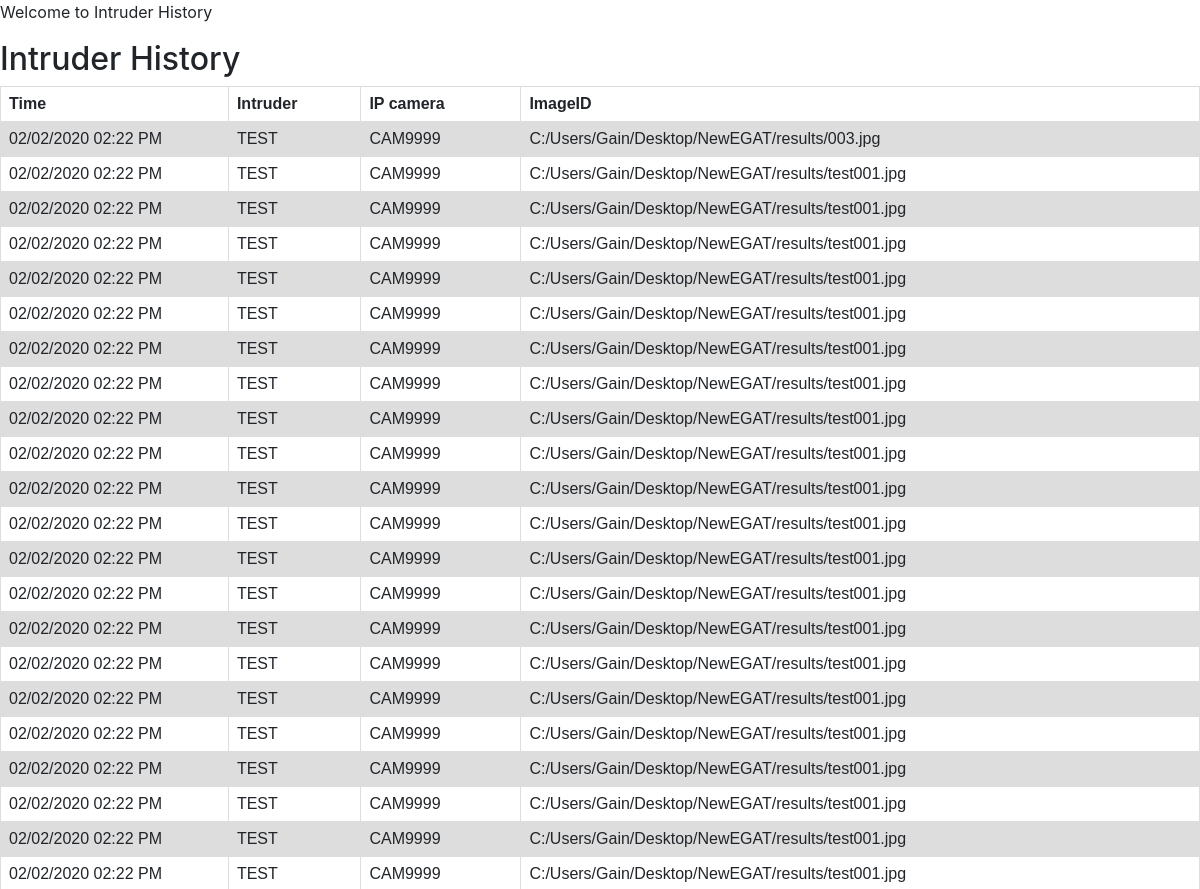
Before: /test8/ (upper part) with the older database file.
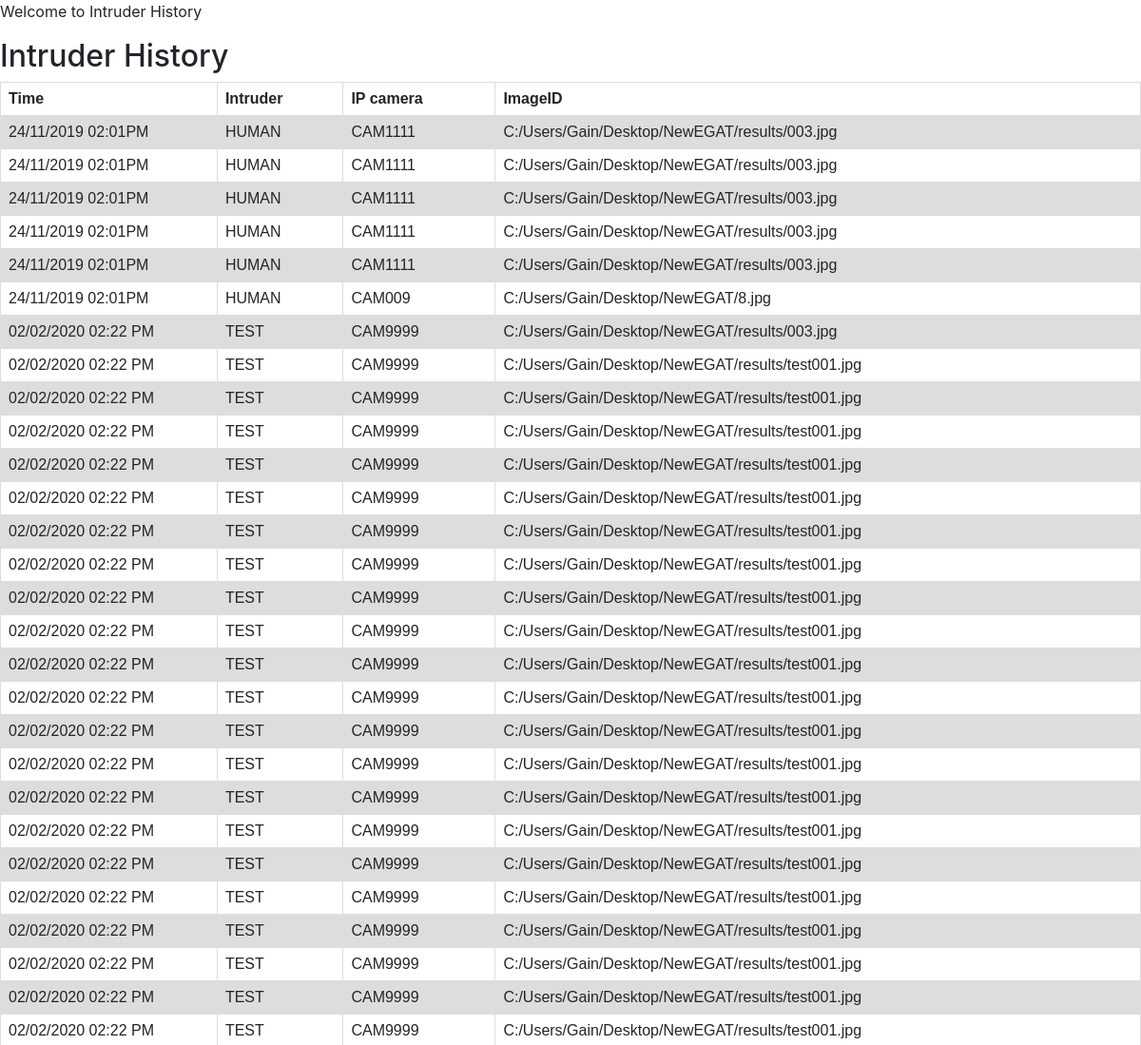
After: the same page with the newer database file.
### example/models.py (models this page shows, shortened)
class Intruder(models.Model):
    Intru = models.CharField(max_length=10)
    IPcam = models.CharField(max_length=10)
    Time = models.CharField(max_length=30)
    ImageID = models.CharField(max_length=50)
    def __str__(self):
        return self.ImageID

### example/viewstest.py (the view)
# urls.py: url(r'test8/$', viewstest.test8),
def test8(request) :
    template = loader.get_template('test8.html')
    header_str = 'Intruder History'
    posts = Intruder.objects.all()
    args = {'var8': header_str, 'posts': posts }
    return HttpResponse(template.render(args, request))

### example/templates/test8.html (shortened to what this page needs)
{% extends 'base.html' %}
{% block body %}
<p>
    Welcome to Intruder History
</p>
<body>
    <h2>{{ var8 }}</h2>
    <table>
        <tr>
            <th>Time</th>
            <th>Intruder</th>
            <th>IP camera</th>
            <th>ImageID</th>
        </tr>
        {% for Intruder in posts reversed %}
        <tr>
            <td>{{ Intruder.Time }}</td>
            <td>{{ Intruder.Intru }}</td>
            <td>{{ Intruder.IPcam }}</td>
            <td>{{ Intruder.ImageID }}</td>
        </tr>
        {% endfor %}
    </table>
</body>
{% endblock %}

### example/templates/base.html (shortened to what this page needs)
<html>
    <head>
     <link rel="stylesheet" href="https://stackpath.bootstrapcdn.com/bootstrap/4.3.1/css/bootstrap.min.css">
    </head>
    <body>
        {% block body %}{% endblock %}
    </body>
</html>

### example/templates/base.html (style rules this page uses)
table { font-family: arial, sans-serif; border-collapse: collapse; width: 100%; }
td, th { border: 1px solid #dddddd; text-align: left; padding: 8px; }
tr:nth-child(even) { background-color: #dddddd; }

Changed rows visible on the page:
added Intruder: Time "24/11/2019 02:01PM", Intru "HUMAN", IPcam "CAM1111", ImageID "C:/Users/Gain/Desktop/NewEGAT/results/003.jpg"
added Intruder: Time "24/11/2019 02:01PM", Intru "HUMAN", IPcam "CAM1111", ImageID "C:/Users/Gain/Desktop/NewEGAT/results/003.jpg"
added Intruder: Time "24/11/2019 02:01PM", Intru "HUMAN", IPcam "CAM1111", ImageID "C:/Users/Gain/Desktop/NewEGAT/results/003.jpg"
added Intruder: Time "24/11/2019 02:01PM", Intru "HUMAN", IPcam "CAM1111", ImageID "C:/Users/Gain/Desktop/NewEGAT/results/003.jpg"
added Intruder: Time "24/11/2019 02:01PM", Intru "HUMAN", IPcam "CAM1111", ImageID "C:/Users/Gain/Desktop/NewEGAT/results/003.jpg"
added Intruder: Time "24/11/2019 02:01PM", Intru "HUMAN", IPcam "CAM009", ImageID "C:/Users/Gain/Desktop/NewEGAT/8.jpg"
